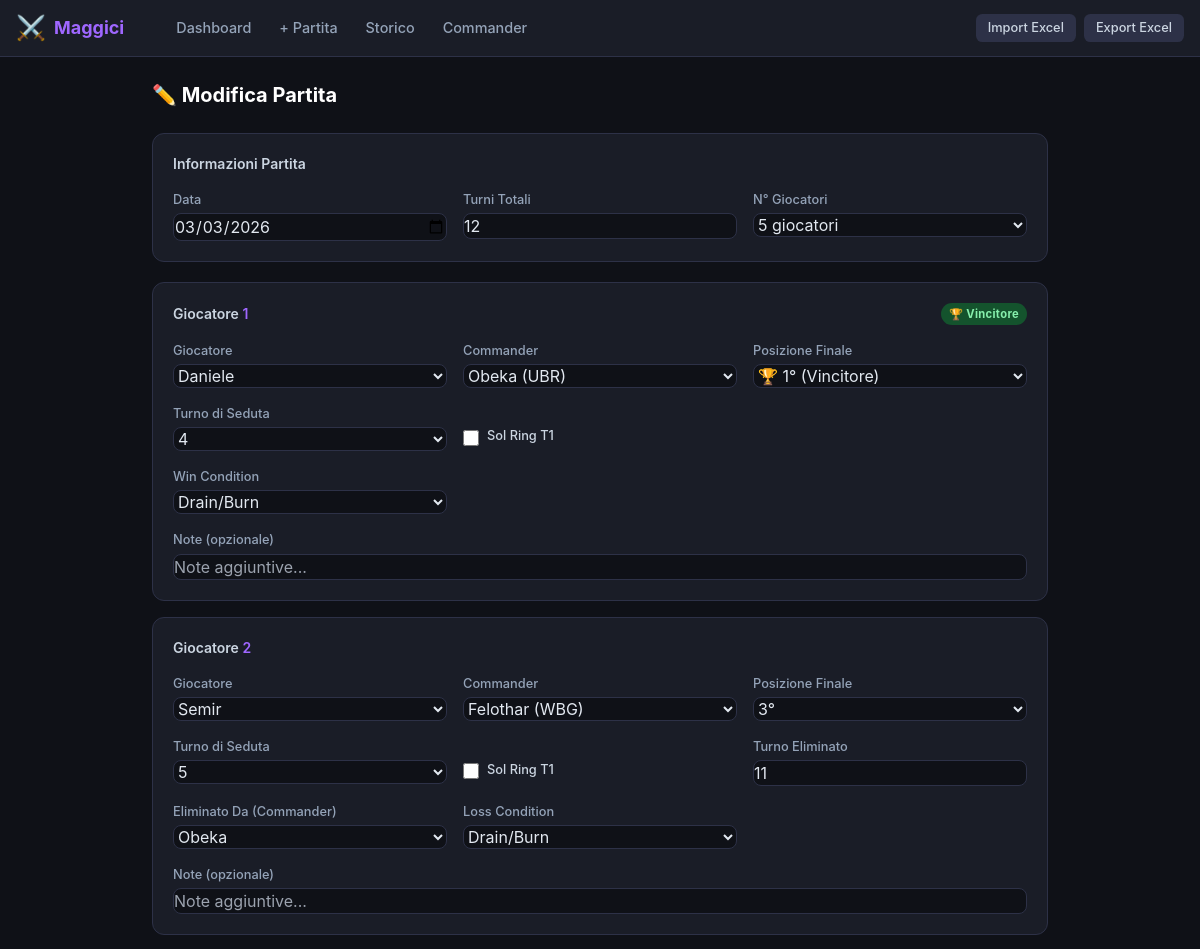
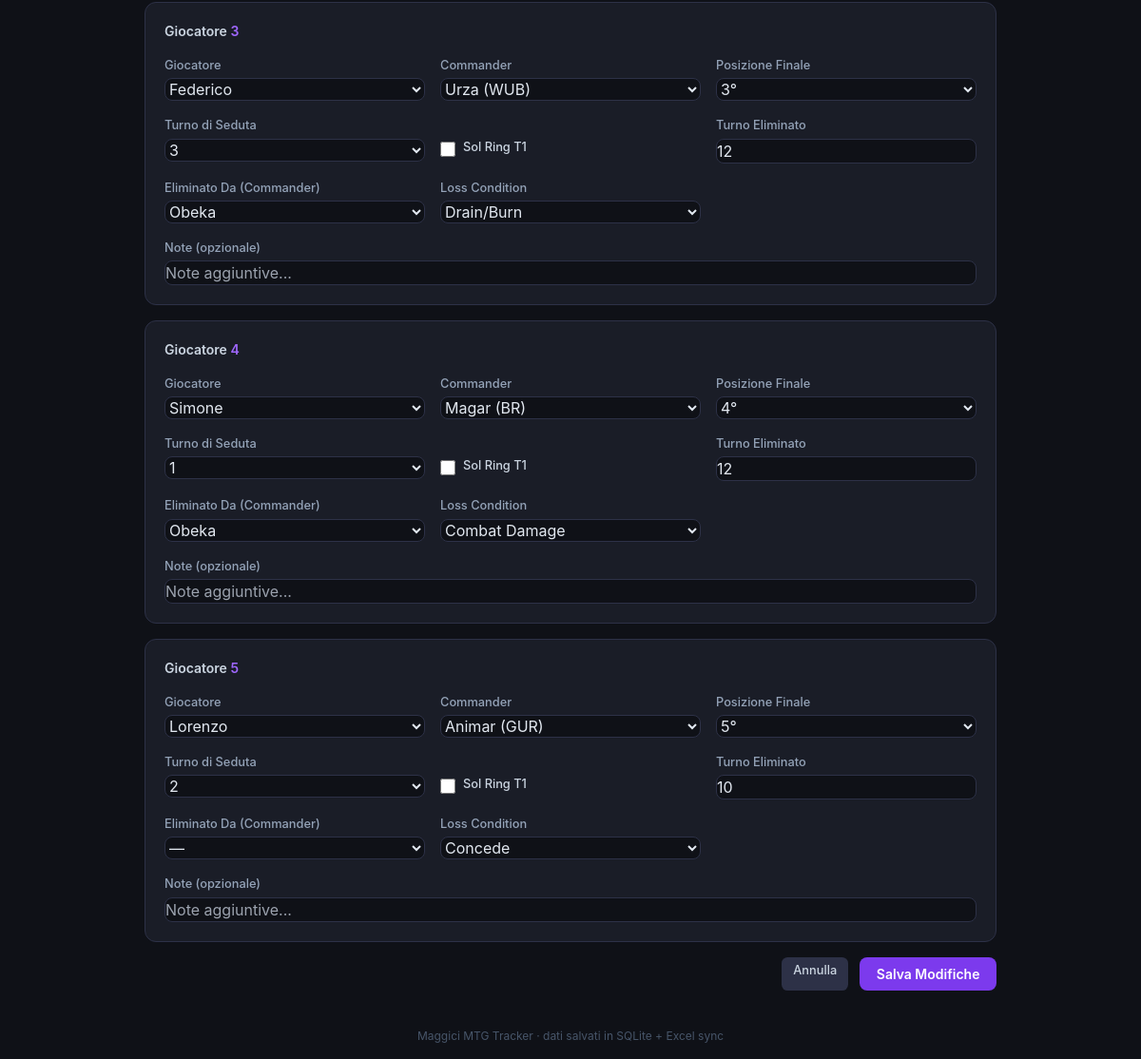
The page /game/30/edit on the database its author committed (2 pictures, top to bottom).
### app/models.py (models this page shows)
class Game(db.Model):
    __tablename__ = 'games'
    id = db.Column(db.Integer, primary_key=True)
    date = db.Column(db.Date, nullable=False)
    total_turns = db.Column(db.Integer)
    entries = db.relationship('GameEntry', backref='game', lazy=True,
                              cascade='all, delete-orphan',
                              order_by='GameEntry.finish')

class GameEntry(db.Model):
    __tablename__ = 'game_entries'
    id = db.Column(db.Integer, primary_key=True)
    game_id = db.Column(db.Integer, db.ForeignKey('games.id'), nullable=False)
    player_id = db.Column(db.Integer, db.ForeignKey('players.id'), nullable=False)
    commander_id = db.Column(db.Integer, db.ForeignKey('commanders.id'), nullable=False)
    finish = db.Column(db.Integer)
    turn_order = db.Column(db.Integer)
    sol_ring_t1 = db.Column(db.Boolean, default=False)
    turn_eliminated = db.Column(db.Integer)
    eliminated_by_id = db.Column(db.Integer, db.ForeignKey('commanders.id'), nullable=True)
    victory_condition = db.Column(db.String(50))
    loss_condition = db.Column(db.String(50))
    notes = db.Column(db.Text)

class Player(db.Model):
    __tablename__ = 'players'
    id = db.Column(db.Integer, primary_key=True)
    name = db.Column(db.String(50), unique=True, nullable=False)
    entries = db.relationship('GameEntry', foreign_keys='GameEntry.player_id',
                              backref='player', lazy=True)

class Commander(db.Model):
    __tablename__ = 'commanders'
    id = db.Column(db.Integer, primary_key=True)
    name = db.Column(db.String(100), unique=True, nullable=False)
    color_identity = db.Column(db.String(10), nullable=False)
    entries = db.relationship('GameEntry', foreign_keys='GameEntry.commander_id',
                              backref='commander', lazy=True)
    kills = db.relationship('GameEntry', foreign_keys='GameEntry.eliminated_by_id',
                            backref='eliminated_by_commander', lazy=True)

### app/routes.py (the view, shortened to what this page needs)
@main.route('/game/<int:game_id>/edit', methods=['GET', 'POST'])
def game_edit(game_id):
    game = Game.query.get_or_404(game_id)
    players = Player.query.order_by(Player.name).all()
    commanders = Commander.query.order_by(Commander.name).all()
    return render_template(
        'game_form.html',
        players=players,
        commanders=commanders,
        win_conditions=WIN_CONDITIONS,
        loss_conditions=LOSS_CONDITIONS,
        today=date.today().isoformat(),
        game=game,
    )

### app/templates/game_form.html (shortened to what this page needs)
{% extends "base.html" %}
{% block content %}
<div class="max-w-4xl mx-auto">
  <h1 class="text-xl font-bold text-white mb-6">
    {{ '✏️ Modifica Partita' if game else '➕ Nuova Partita' }}
  </h1>
  <form id="gameForm"
        method="POST"
        action="{{ url_for('main.game_edit', game_id=game.id) if game else url_for('main.game_new') }}">
    <div class="card p-5 mb-5">
      <h2 class="text-sm font-semibold text-slate-300 mb-4">Informazioni Partita</h2>
      <div class="grid grid-cols-3 gap-4">
        <div>
          <label>Data</label>
          <input type="date" name="date" required
                 value="{{ game.date.isoformat() if game else today }}">
        </div>
        <div>
          <label>Turni Totali</label>
          <input type="number" name="total_turns" min="1" max="50"
                 value="{{ game.total_turns or '' }}" placeholder="es. 12">
        </div>
        <div>
          <label>N° Giocatori</label>
          <select name="num_players" id="numPlayersSelect">
            {% for n in [3,4,5] %}
            <option value="{{ n }}"
              {% if game and game.entries|length == n %}selected
              {% elif not game and n == 4 %}selected{% endif %}>
              {{ n }} giocatori
            </option>
            {% endfor %}
          </select>
        </div>
      </div>
    </div>
    {% set existing = game.entries | sort(attribute='finish') if game else [] %}
    {% for i in range(5) %}
    {% set e = existing[i] if i < existing|length else none %}
    <div class="card p-5 mb-4 player-slot" id="slot{{ i }}" {% if i >= 4 %}style="display:none"{% endif %}>
      <div class="flex items-center justify-between mb-4">
        <h2 class="text-sm font-semibold text-slate-300">
          Giocatore <span class="slot-num text-mtg-accentL">{{ i+1 }}</span>
        </h2>
        <span id="winnerBadge{{ i }}" class="badge hidden"
              style="background:#14532d;color:#86efac">🏆 Vincitore</span>
      </div>
      <div class="grid grid-cols-2 md:grid-cols-3 gap-4">
        <div>
          <label>Giocatore</label>
          <select name="p{{ i }}_player" required>
            {% for p in players %}
            <option value="{{ p.id }}"
              {% if e and e.player_id == p.id %}selected{% endif %}>
              {{ p.name }}
            </option>
            {% endfor %}
          </select>
        </div>
        <div>
          <label>Commander</label>
          <select name="p{{ i }}_commander" required>
            {% for c in commanders %}
            <option value="{{ c.id }}"
              {% if e and e.commander_id == c.id %}selected{% endif %}>
              {{ c.name }} ({{ c.color_identity }})
            </option>
            {% endfor %}
          </select>
        </div>
        <div>
          <label>Posizione Finale</label>
          <select name="p{{ i }}_finish" class="finish-select" data-slot="{{ i }}" required>
            {% for pos in range(1,6) %}
            <option value="{{ pos }}"
              {% if e and e.finish == pos %}selected{% endif %}>
              {% if pos == 1 %}🏆 1° (Vincitore){% else %}{{ pos }}°{% endif %}
            </option>
            {% endfor %}
          </select>
        </div>
        <div>
          <label>Turno di Seduta</label>
          <select name="p{{ i }}_turn_order">
            {% for t in range(1,6) %}
            <option value="{{ t }}"
              {% if e and e.turn_order == t %}selected{% endif %}>
              {{ t }}
            </option>
            {% endfor %}
          </select>
        </div>
        <div class="flex items-center gap-2 pt-5">
          <input type="checkbox" name="p{{ i }}_sol_ring" id="sr{{ i }}"
                 class="w-4 h-4 accent-amber-400"
                 style="width:1rem;height:1rem"
                 {% if e and e.sol_ring_t1 %}checked{% endif %}>
          <label for="sr{{ i }}" class="mt-0 text-slate-300 cursor-pointer">Sol Ring T1</label>
        </div>
        <div class="loser-field" id="turnElimDiv{{ i }}">
          <label>Turno Eliminato</label>
          <input type="number" name="p{{ i }}_turn_eliminated" min="1" max="50"
                 value="{{ e.turn_eliminated or '' if e else '' }}" placeholder="es. 8">
        </div>
      </div>
      <div class="grid grid-cols-2 md:grid-cols-3 gap-4 mt-4">
        <div class="loser-field" id="elimByDiv{{ i }}">
          <label>Eliminato Da (Commander)</label>
          <select name="p{{ i }}_eliminated_by">
            <option value="">—</option>
            {% for c in commanders %}
            <option value="{{ c.id }}"
              {% if e and e.eliminated_by_id == c.id %}selected{% endif %}>
              {{ c.name }}
            </option>
            {% endfor %}
          </select>
        </div>
        <div class="winner-field hidden" id="victoryDiv{{ i }}">
          <label>Win Condition</label>
          <select name="p{{ i }}_victory_condition">
            {% for wc in win_conditions %}
            <option value="{{ wc }}"
              {% if e and e.victory_condition == wc %}selected{% endif %}>
              {{ wc }}
            </option>
            {% endfor %}
          </select>
        </div>
        <div class="loser-field" id="lossDiv{{ i }}">
          <label>Loss Condition</label>
          <select name="p{{ i }}_loss_condition">
            {% for lc in loss_conditions %}
            <option value="{{ lc }}"
              {% if e and e.loss_condition == lc %}selected{% endif %}>
              {{ lc }}
            </option>
            {% endfor %}
          </select>
        </div>
        <div class="col-span-2 md:col-span-3">
          <label>Note (opzionale)</label>
          <input type="text" name="p{{ i }}_notes"
                 value="{{ e.notes or '' if e else '' }}" placeholder="Note aggiuntive...">
        </div>
      </div>
    </div>
    {% endfor %}
    <div class="flex gap-3 justify-end mt-2">
      <a href="{{ url_for('main.history') }}" class="btn-sm">Annulla</a>
      <button type="submit" class="btn-primary">
        {{ 'Salva Modifiche' if game else 'Salva Partita' }}
      </button>
    </div>
  </form>
</div>
{% endblock %}

### app/templates/base.html (style rules this page uses)
body { background-color: #0f1117; color: #e2e8f0; font-family: 'Inter', system-ui, sans-serif; }
.card { background: #1a1d27; border: 1px solid #2d3147; border-radius: 0.75rem; }
.btn-primary { background: #7c3aed; color: #fff; padding: .45rem 1.1rem; border-radius: .5rem; font-weight: 600; font-size: .875rem; transition: background .15s; }
.btn-sm { background: #2d3147; color: #cbd5e1; padding: .3rem .75rem; border-radius: .4rem; font-size: .8rem; font-weight: 500; transition: background .15s; }
input, select, textarea { background: #0f1117; border: 1px solid #2d3147; color: #e2e8f0; border-radius: .5rem; padding: .45rem .75rem; font-size: .875rem; width: 100%; transition: border-color .15s; }
label { font-size: .8rem; font-weight: 500; color: #94a3b8; margin-bottom: .25rem; display: block; }
.badge { display: inline-block; padding: .15rem .5rem; border-radius: 9999px; font-size: .7rem; font-weight: 700; letter-spacing: .03em; }

### rows shown on the page
Game: date "03/03/2026", total_turns "12"
GameEntry: player.name "Daniele", commander.name "Obeka (UBR)", finish "🏆 1° (Vincitore)", turn_order "4", victory_condition "Drain/Burn"
GameEntry: player.name "Semir", commander.name "Felothar (WBG)", finish "3°", turn_order "5", turn_eliminated "11", eliminated_by.name "Obeka", loss_condition "Drain/Burn"
GameEntry: player.name "Federico", commander.name "Urza (WUB)", finish "3°", turn_order "3", turn_eliminated "12", eliminated_by.name "Obeka", loss_condition "Drain/Burn"
GameEntry: player.name "Simone", commander.name "Magar (BR)", finish "4°", turn_order "1", turn_eliminated "12", eliminated_by.name "Obeka", loss_condition "Combat Damage"
GameEntry: player.name "Lorenzo", commander.name "Animar (GUR)", finish "5°", turn_order "2", turn_eliminated "10", loss_condition "Concede"

### other values the page prints
{{ '✏️ Modifica Partita' if game else '➕ Nuova Partita' }} "✏️ Modifica Partita"
{{ i+1 }} "1" "2" "3" "4" "5"
{{ 'Salva Modifiche' if game else 'Salva Partita' }} "Salva Modifiche"
form field num_players "5 giocatori"
